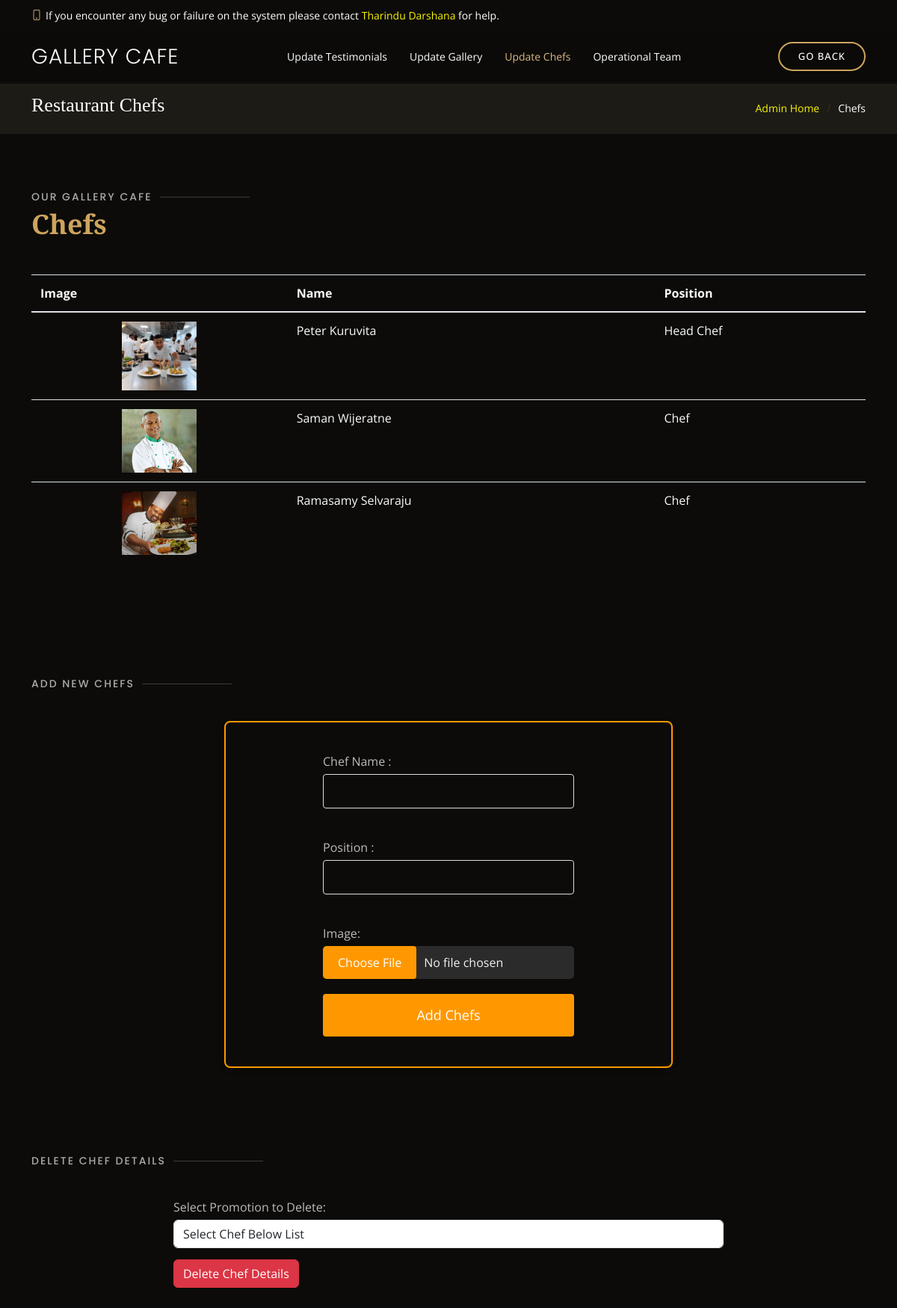
/control-dashboards/admin/dashboard/update-chefs.php, run on the app's committed database.
### tables this page shows
CREATE TABLE `chefs` (
  `id` int(11) NOT NULL,
  `name` varchar(100) NOT NULL,
  `image` varchar(255) NOT NULL,
  `position` varchar(100) NOT NULL,
  `twitter` varchar(255) DEFAULT NULL,
  `facebook` varchar(255) DEFAULT NULL,
  `instagram` varchar(255) DEFAULT NULL,
  `linkedin` varchar(255) DEFAULT NULL
);

### control-dashboards/admin/dashboard/update-chefs.php (the view, shortened to what this page needs)
<?php
include '../../../assets/database/db-connection.php';
$query = "SELECT * FROM chefs";
$stmt = $conn->prepare($query);
$stmt->execute();
$chefs = $stmt->get_result()->fetch_all(MYSQLI_ASSOC);
?>
<!DOCTYPE html>
<html lang="en">
<head>
    <link href="https://cdnjs.cloudflare.com/ajax/libs/animate.css/4.0.0/animate.compat.css" rel="stylesheet" />
    <link href="https://unpkg.com/aos@2.3.1/dist/aos.css" rel="stylesheet" />
    <link href="https://cdn.jsdelivr.net/npm/bootstrap@5.3.3/dist/css/bootstrap.min.css" rel="stylesheet" />
    <link href="https://cdn.jsdelivr.net/npm/bootstrap-icons@1.11.3/font/bootstrap-icons.min.css" rel="stylesheet" />
    <link href="https://unpkg.com/boxicons@2.1.4/css/boxicons.min.css" rel="stylesheet" />
    <link href="https://cdn.jsdelivr.net/npm/glightbox/dist/css/glightbox.min.css" rel="stylesheet" />
    <link href="https://cdn.jsdelivr.net/npm/swiper@11/swiper-bundle.min.css" rel="stylesheet" />
    <link href="../../../assets/css/style.css" rel="stylesheet" />
</head>
<body>
    <div id="topbar" class="d-flex align-items-center fixed-top">
        <div class="container d-flex justify-content-center justify-content-md-between">
            <div class="contact-info d-flex align-items-center">
                <i class="bi bi-phone d-flex align-items-center"><span>If you encounter any bug or failure on the system please contact <a href="">Tharindu Darshana</a> for help.</span></i>
            </div>
        </div>
    </div>
    <header id="header" class="fixed-top d-flex align-items-cente">
        <div class="container-fluid container-xl d-flex align-items-center justify-content-lg-between">
            <h1 class="logo me-auto me-lg-0">
                <a href="admin.php">Gallery Cafe</a>
            </h1>
            <nav id="navbar" class="navbar order-last order-lg-0">
                <ul>
                    <li><a class="nav-link" href="update-testimonials.php">Update Testimonials</a></li>
                    <li><a class="nav-link" href="update-gallery.php"> Update Gallery </a></li>
                    <li><a class="nav-link active" href="update-chefs.php">Update Chefs</a></li>
                    <li><a class="nav-link" href="manage-operation-team.php">Operational Team</a></li>
                </ul>
            </nav>
            <a class="book-a-table-btn scrollto d-none d-lg-flex" href="admin.php">Go Back</a>
        </div>
    </header>
    <section class="breadcrumbs">
        <div class="container">
            <div class="d-flex justify-content-between align-items-center">
                <h2>Restaurant Chefs</h2>
                <ol>
                    <li><a href="index.php">Admin Home</a></li>
                    <li>Chefs</li>
                </ol>
            </div>
        </div>
    </section>
    <section id="mainmenu" class="mainmenu">
        <div class="container" data-aos="fade-up">
            <div class="section-title">
                <h2>Our Gallery Cafe</h2>
                <p>Chefs</p>
            </div>
            <div class="table-responsive">
                <table class="admin-fetchtable">
                    <thead>
                        <tr>
                            <th>Image</th>
                            <th>Name</th>
                            <th>Position</th>
                        </tr>
                    </thead>
                    <tbody>
                        <?php foreach ($chefs as $item): ?>
                            <tr>
                                <td><img src="../../../assets/img/chefs/<?php echo $item['image']; ?>" class="img-fluid" alt="<?php echo $item['name']; ?>"></td>
                                <td><?php echo $item['name']; ?></td>
                                <td><?php echo $item['position']; ?></td>
                            </tr>
                        <?php endforeach;?>
                    </tbody>
                </table>
            </div>
        </div>
    </section>
    <section id="addmenuitem" class="addmenuitem">
        <div class="container">
            <div class="section-title">
                <h2>Add New Chefs</h2>
            </div>
            <div class="container-addmenu" data-aos="fade-up">
                <div class="row justify-content-center">
                    <div class="col-lg-8">
                        <form class="add-menu-form" action="../../../assets/database/dashboards/admin/chefs-informations/add_chefs.php" method="POST" enctype="multipart/form-data">
                            <div class="form-group">
                                <label for="name">Chef Name :</label>
                                <input type="text" class="form-control" id="name" name="name" required>
                            </div>
                            <div class="form-group">
                                <label for="description">Position :</label>
                                <input type="text" class="form-control" id="position" name="position" required>
                            </div>
                            <div class="form-group">
                                <label for="image">Image:</label>
                                <input type="file" class="form-control-file" id="image" name="image" accept="image/*" required>
                            </div>
                            <button type="submit" class="btn btn-primary btn-add-menu">Add Chefs</button>
                        </form>
                    </div>
                </div>
            </div>
        </div>
    </section>
    <section id="deletemenuitem" class="deletemenuitem">
        <div class="container">
            <div class="section-title">
                <h2>Delete Chef Details</h2>
            </div>
            <div class="container-deletemenu" data-aos="fade-up">
                <div class="row justify-content-center">
                    <div class="col-lg-8">
                        <form class="delete-menu-form" action="../../../assets/database/dashboards/admin/chefs-informations/delete_chefs.php" method="POST">
                            <div class="form-group">
                                <label for="chef_id">Select Promotion to Delete:</label>
                                <select class="form-control" id="chef_id" name="chef_id" required>
                                    <option value="" disabled selected> Select Chef Below List </option>
                                </select>
                            </div>
                            <button type="submit" class="btn btn-danger btn-delete-menu">Delete Chef Details</button>
                        </form>
                    </div>
                </div>
            </div>
        </div>
    </section>
</body>
</html>

### assets/css/style.css (style rules this page uses)
body { font-family: "Open Sans", sans-serif; background: #0c0b09; color: #fff; }
a { color: #f8f404; text-decoration: none; }
h1, h2, h3, h4, h5, h6 { font-family: "Playfair Display", serif; }
.form-group { margin-bottom: 15px; }
.form-group label { display: block; margin-bottom: 5px; color: #bbb; }
.form-group input { width: 100%; padding: 10px; border: 1px solid #333; border-radius: 5px; background: #2b2b2b; color: #f1f1f1; transition: background 0.3s ease, border-color 0.3s ease; }
#topbar { height: 40px; font-size: 14px; transition: all 0.5s; z-index: 996; }
#topbar .contact-info i { font-style: normal; color: #d9ba85; }
#topbar .contact-info i span { padding-left: 5px; color: #fff; }
#header { background: rgba(12, 11, 9, 0.6); border-bottom: 1px solid rgba(12, 11, 9, 0.6); transition: all 0.5s; z-index: 997; padding: 15px 0; top: 40px; }
#header .logo { font-size: 28px; margin: 0; padding: 0; line-height: 1; font-weight: 300; letter-spacing: 1px; text-transform: uppercase; font-family: "Poppins", sans-serif; }
#header .logo a { color: #fff; }
.book-a-table-btn { margin: 0 0 0 15px; border: 2px solid #cda45e; color: #fff; border-radius: 50px; padding: 8px 25px; text-transform: uppercase; font-size: 13px; font-weight: 500; letter-spacing: 1px; transition: 0.3s; }
.navbar { padding: 0; }
.navbar ul { margin: 0; padding: 0; display: flex; list-style: none; align-items: center; }
.navbar li { position: relative; }
.navbar a { display: flex; align-items: center; justify-content: space-between; padding: 10px 0 10px 30px; color: #fff; white-space: nowrap; transition: 0.3s; font-size: 14px; }
.navbar a:hover, .navbar .active, .navbar li:hover > a { color: #d9ba85; }
section { padding: 60px 0; overflow: hidden; }
.section-title { padding-bottom: 40px; }
.section-title h2 { font-size: 14px; font-weight: 500; padding: 0; line-height: 1px; margin: 0 0 5px 0; letter-spacing: 2px; text-transform: uppercase; color: #aaaaaa; font-family: "Poppins", sans-serif; }
.section-title h2::after { content: ""; width: 120px; height: 1px; display: inline-block; background: rgba(255, 255, 255, 0.2); margin: 4px 10px; }
.section-title p { margin: 0; margin: 0; font-size: 36px; font-weight: 700; font-family: "Playfair Display", serif; color: #cda45e; }
.breadcrumbs { padding: 15px 0; background: #1d1b16; margin-top: 110px; }
.breadcrumbs h2 { font-size: 26px; font-weight: 300; }
.breadcrumbs ol { display: flex; flex-wrap: wrap; list-style: none; padding: 0; margin: 0; font-size: 14px; }
.breadcrumbs ol li + li { padding-left: 10px; }
.breadcrumbs ol li + li::before { display: inline-block; padding-right: 10px; color: #37332a; content: "/"; }
.mainmenu { padding: 80px 0; }
.admin-fetchtable { width: 100%; margin-bottom: 1rem; color: #fafafa; }
.admin-fetchtable th, .admin-fetchtable td { padding: 0.75rem; vertical-align: top; border-top: 1px solid #dee2e6; }
.admin-fetchtable thead th { vertical-align: bottom; border-bottom: 2px solid #dee2e6; }
.admin-fetchtable .img-fluid { max-width: 100px; height: auto; display: block; margin: 0 auto; }
#addmenuitem .container-addmenu, .editmenuitem .container-editmenu { padding: 40px; border-radius: 8px; box-shadow: 0 4px 8px rgba(0, 0, 0, 0.1); max-width: 600px; margin: 0 auto; border: 2px solid #ff9800; }
.add-menu-form { display: flex; flex-direction: column; }
.add-menu-form .form-group { margin-bottom: 20px; }
.edit-menu-form input [type="text"], .edit-menu-form input [type="number"], .add-menu-form input[type="text"], .add-menu-form input[type="number"], .add-menu-form textarea, .add-menu-form select { padding: 10px; border: 1px solid #ddd; border-radius: 4px; margin-bottom: 20px; font-size: 16px; width: 100%; color: white; background-color: transparent; }
.edit-menu-form input::placeholder, .edit-menu-form textarea::placeholder, .add-menu-form input::placeholder, .add-menu-form textarea::placeholder { color: white; }
.edit-menu-form input[type="file"], .add-menu-form input[type="file"] { border: none; padding: 0; }
.add-menu-form .btn-add-menu, .btn-edit-menu { background: #ff9800; color: #fff; border: none; padding: 15px; font-size: 18px; border-radius: 4px; cursor: pointer; transition: background 0.3s; }

### data on the page
chefs: image+name (picture), name "Peter Kuruvita", position "Head Chef"
chefs: image+name (picture), name "Saman Wijeratne", position "Chef"
chefs: image+name (picture), name "Ramasamy Selvaraju", position "Chef"
